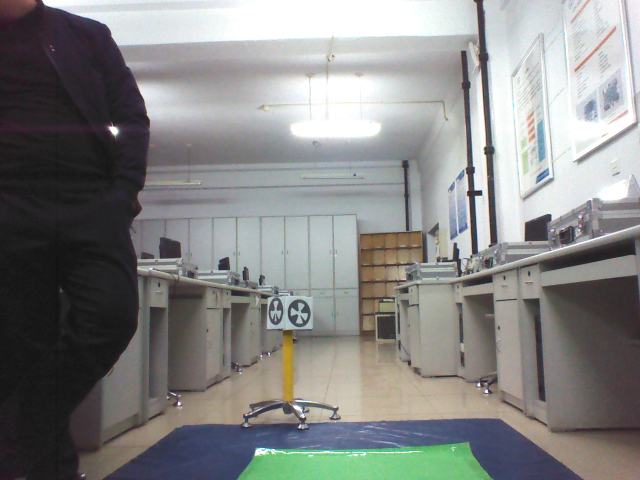
#> input picture 05 Changing Color-space/image1.jpg, 1280 x 960 px, found by its file name (shown at 1/2 size)
$ python 'corner detector.py'
#> lines starting #> are read from the running program, lines starting #| are printed output that depends on the picture; after the words box and inside, x2 and y2 are one past the last pixel; in counts of white or black regions, pixels touching at a corner belong together
import numpy as np
import cv2

img = cv2.imread("image1.jpg")
#> img is the input picture: shape (960, 1280, 3); mean B, G, R 132.3, 133.5, 132.8
img2 = img[250:450,400:700]
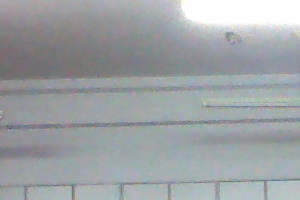
#> img2: shape (200, 300, 3); mean B, G, R 165.1, 162.4, 157.6
gray = cv2.cvtColor(img2,cv2.COLOR_BGR2GRAY)
corners = cv2.goodFeaturesToTrack(gray,25,0.01,10)
#> corners = 25 rows, first 8: [262, 182], [204, 104], [220, 183], [70, 187], [1, 111], [234, 41], [28, 188], [226, 33]
corners = np.int0(corners)
for i in corners:
    x,y = i.ravel()
    cv2.circle(img2,(x,y),3,255,-1)
#> this loop made 25 passes
#> (x, y) on passes 1 to 12: (262, 182), (204, 104), (220, 183), (70, 187), (1, 111), (234, 41), (28, 188), (226, 33), (171, 184), (123, 186), (194, 182), (10, 128)
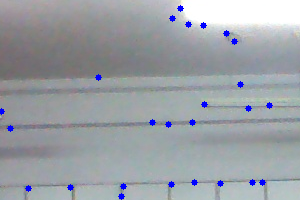
#> img2: shape (200, 300, 3); 1.2% of pixels changed, all inside (x1, y1, x2, y2) = (0, 5, 273, 200)
cv2.imshow('image1',img2)

while(1):
    k = cv2.waitKey(5) & 0xFF
#> (key Esc is pressed here)
    if k == 27:
        break
cv2.destroyAllWindows()

$ run again, with 05 Changing Color-space/image2.jpg copied over 05 Changing Color-space/image1.jpg
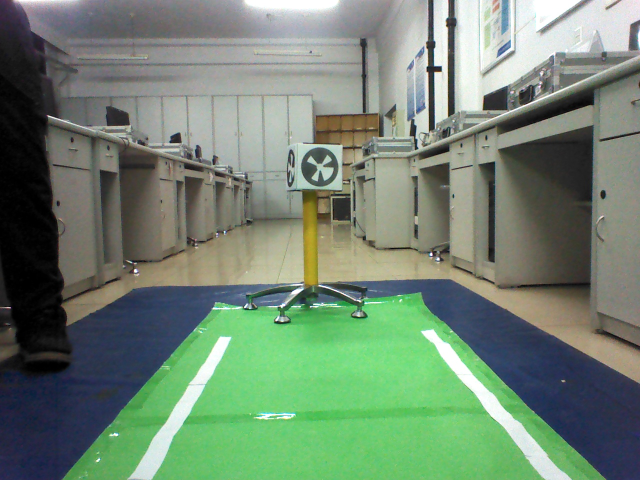
#> input picture 05 Changing Color-space/image2.jpg, 1280 x 960 px, found by its file name (shown at 1/2 size)
#> img is the input picture: shape (960, 1280, 3); mean B, G, R 113.3, 133.1, 113.1
#> `gray = cv2.cvtColor(img2,cv2.COLOR_BGR2GRAY)`:
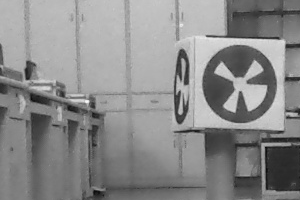
#> gray: shape (200, 300); min 10, max 249, mean 138.1
#> corners = 25 rows, first 8: [265, 147], [88, 101], [240, 92], [234, 111], [182, 59], [179, 91], [26, 79], [266, 189]
#> the loop `for i in corners:` made 25 passes
#> after the loop `for i in corners:`:
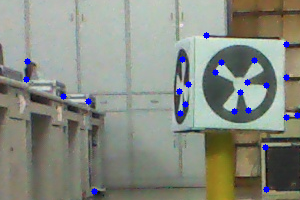
#> img2: shape (200, 300, 3); mean B, G, R 129.3, 139.4, 135.1
